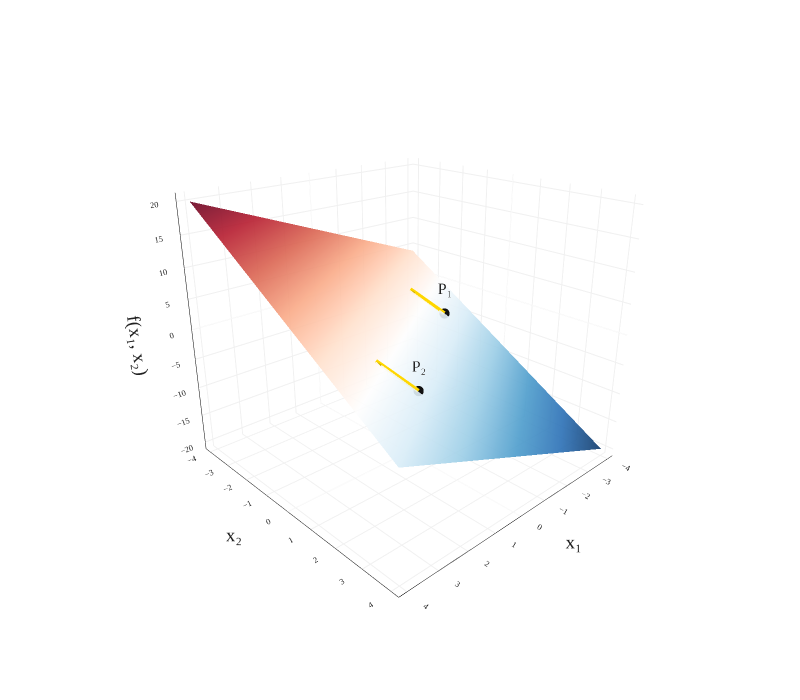

Notebook cell for this chart:
### Markdown cell above
---
numbering: false
---

# 8.2. Gradients of Matrix-Vector Operations

More typically, the functions we'll need to take the gradient of will themselves be defined in terms of matrix and vector operations. In all of these examples, remember that we're working with vector-to-scalar functions.

---

## The Big Three Rules

### Example: Dot Product

Let $\vec a \in \mathbb{R}^d$ be some fixed vector (the equivalent of a constant in this context). Let's find the gradient of

$$f(\vec x) = \vec a \cdot \vec x$$

I find it helpful to think about $f(\vec x)$ in its expanded form,

$$f(\vec x) = \vec a \cdot \vec x = a_1 x_1 + a_2 x_2 + \cdots + a_d x_d$$

Remember, $\nabla f(\vec x)$ contains all of the partial derivatives of $f$, which we now need to compute.

- What is $\frac{\partial f}{\partial x_1}$? To me, that looks like $a_1$, since the first term is $a_1 x_1$ and none of the other terms involve $x_1$.
- Similarly, $\frac{\partial f}{\partial x_2} = a_2$.
- In general, $\frac{\partial f}{\partial x_i} = a_i$.

Putting these together, we get

$$\nabla f(\vec x) = \begin{bmatrix} \frac{\partial f}{\partial x_1} \\ \frac{\partial f}{\partial x_2} \\ \vdots \\ \frac{\partial f}{\partial x_d} \end{bmatrix} = \begin{bmatrix} a_1 \\ a_2 \\ \vdots \\ a_d \end{bmatrix} = \vec a$$

To visualize this, let $\vec a = \begin{bmatrix} 2 \\ -3 \end{bmatrix}$. Then

$$f(\vec x) = \vec a^T \vec x = 2x_1 - 3x_2$$

so the graph of $f$ is the plane $z = 2x_1 - 3x_2$ in $\mathbb{R}^3$. The two arrows below show the gradient at two different points on the plane. They point in the same direction because $\nabla f(\vec x) = \vec a$ everywhere, so the direction of steepest ascent doesn't change.

### Code cell
import numpy as np
import plotly.graph_objects as go


def f(x1, x2):
    return 2 * x1 - 3 * x2


x1 = np.linspace(-4, 4, 80)
x2 = np.linspace(-4, 4, 80)
X1, X2 = np.meshgrid(x1, x2)
Z = f(X1, X2)

grad = np.array([2.0, -3.0])
points = np.array([
    [-2.5, -1.0],
    [1.5, 2.0],
])

# Move in the gradient direction in the domain; on the graph this becomes a
# tangent vector to the plane.
scale = 0.3
dx, dy = scale * grad
dz = scale * np.dot(grad, grad)

fig = go.Figure()
fig.add_trace(
    go.Surface(
        x=X1,
        y=X2,
        z=Z,
        colorscale='RdBu_r',
        showscale=False,
        opacity=0.9,
        hovertemplate='x₁=%{x:.2f}<br>x₂=%{y:.2f}<br>f(x₁, x₂)=%{z:.2f}<extra></extra>',
    )
)

point_z = [f(px, py) for px, py in points]
fig.add_trace(
    go.Scatter3d(
        x=points[:, 0],
        y=points[:, 1],
        z=point_z,
        mode='markers+text',
        marker=dict(size=6, color='#111111'),
        text=['P₁', 'P₂'],
        textposition='top center',
        showlegend=False,
        hoverinfo='skip',
    )
)

for (px, py), pz in zip(points, point_z):
    fig.add_trace(
        go.Scatter3d(
            x=[px, px + dx],
            y=[py, py + dy],
            z=[pz, pz + dz],
            mode='lines',
            line=dict(color='gold', width=8),
            showlegend=False,
            hoverinfo='skip',
        )
    )
    fig.add_trace(
        go.Cone(
            x=[px + dx],
            y=[py + dy],
            z=[pz + dz],
            u=[dx],
            v=[dy],
            w=[dz],
            anchor='tip',
            sizemode='absolute',
            sizeref=0.55,
            showscale=False,
            colorscale=[[0, 'gold'], [1, 'gold']],
            hoverinfo='skip',
            showlegend=False,
        )
    )

fig.update_layout(
    title='',
    width=800,
    height=700,
    margin=dict(l=65, r=50, b=65, t=30),
    paper_bgcolor='white',
    plot_bgcolor='white',
    font=dict(family='Palatino', size=16, color='#222'),
    scene=dict(
        xaxis=dict(
            title='x₁',
            gridcolor='#f0f0f0',
            showbackground=True,
            showline=True,
            linecolor='black',
            linewidth=1,
            backgroundcolor='white',
            tickfont=dict(family='Palatino', size=10),
        ),
        yaxis=dict(
            title='x₂',
            gridcolor='#f0f0f0',
            showbackground=True,
            showline=True,
            linecolor='black',
            linewidth=1,
            backgroundcolor='white',
            tickfont=dict(family='Palatino', size=10),
        ),
        zaxis=dict(
            title='f(x₁, x₂)',
            gridcolor='#f0f0f0',
            showbackground=True,
            showline=True,
            linecolor='black',
            linewidth=1,
            backgroundcolor='white',
            tickfont=dict(family='Palatino', size=10),
        ),
        aspectratio=dict(x=1, y=1, z=0.9),
        camera=dict(eye=dict(x=1.5, y=1.6, z=0.9)),
    ),
    showlegend=False,
)

fig

### Figure 1 — Plotly figure (JSON) as saved in the notebook; plotly's stock layout.template omitted (floating-point values rounded to 4 significant figures; data arrays with more than 128 entries replaced by an {"elided": "..."} marker saying what was removed)
{"data": [{"colorscale": [[0, "rgb(5,48,97)"], [0.1, "rgb(33,102,172)"], [0.2, "rgb(67,147,195)"], [0.3, "rgb(146,197,222)"], [0.4, "rgb(209,229,240)"], [0.5, "rgb(247,247,247)"], [0.6, "rgb(253,219,199)"], [0.7, "rgb(244,165,130)"], [0.8, "rgb(214,96,77)"], [0.9, "rgb(178,24,43)"], [1, "rgb(103,0,31)"]], "hovertemplate": "x₁=%{x:.2f}<br>x₂=%{y:.2f}<br>f(x₁, x₂)=%{z:.2f}<extra></extra>", "opacity": 0.9, "showscale": false, "type": "surface", "x": {"elided": "80x80 float values"}, "y": {"elided": "80x80 float values"}, "z": {"elided": "80x80 float values"}}, {"hoverinfo": "skip", "marker": {"color": "#111111", "size": 6}, "mode": "markers+text", "showlegend": false, "text": ["P₁", "P₂"], "textposition": "top center", "type": "scatter3d", "x": [-2.5, 1.5], "y": [-1.0, 2.0], "z": [-2, -3]}, {"hoverinfo": "skip", "line": {"color": "gold", "width": 8}, "mode": "lines", "showlegend": false, "type": "scatter3d", "x": [-2.5, -1.9], "y": [-1, -1.9], "z": [-2, 1.9]}, {"anchor": "tip", "colorscale": [[0, "gold"], [1, "gold"]], "hoverinfo": "skip", "showlegend": false, "showscale": false, "sizemode": "absolute", "sizeref": 0.55, "type": "cone", "u": [0.6], "v": [-0.9], "w": [3.9], "x": [-1.9], "y": [-1.9], "z": [1.9]}, {"hoverinfo": "skip", "line": {"color": "gold", "width": 8}, "mode": "lines", "showlegend": false, "type": "scatter3d", "x": [1.5, 2.1], "y": [2, 1.1], "z": [-3, 0.9]}, {"anchor": "tip", "colorscale": [[0, "gold"], [1, "gold"]], "hoverinfo": "skip", "showlegend": false, "showscale": false, "sizemode": "absolute", "sizeref": 0.55, "type": "cone", "u": [0.6], "v": [-0.9], "w": [3.9], "x": [2.1], "y": [1.1], "z": [0.9]}], "layout": {"font": {"color": "#222", "family": "Palatino", "size": 16}, "height": 700, "margin": {"b": 65, "l": 65, "r": 50, "t": 30}, "paper_bgcolor": "white", "plot_bgcolor": "white", "scene": {"aspectratio": {"x": 1, "y": 1, "z": 0.9}, "camera": {"eye": {"x": 1.5, "y": 1.6, "z": 0.9}}, "xaxis": {"backgroundcolor": "white", "gridcolor": "#f0f0f0", "linecolor": "black", "linewidth": 1, "showbackground": true, "showline": true, "tickfont": {"family": "Palatino", "size": 10}, "title": {"text": "x₁"}}, "yaxis": {"backgroundcolor": "white", "gridcolor": "#f0f0f0", "linecolor": "black", "linewidth": 1, "showbackground": true, "showline": true, "tickfont": {"family": "Palatino", "size": 10}, "title": {"text": "x₂"}}, "zaxis": {"backgroundcolor": "white", "gridcolor": "#f0f0f0", "linecolor": "black", "linewidth": 1, "showbackground": true, "showline": true, "tickfont": {"family": "Palatino", "size": 10}, "title": {"text": "f(x₁, x₂)"}}}, "showlegend": false, "title": {"text": ""}, "width": 800}}
